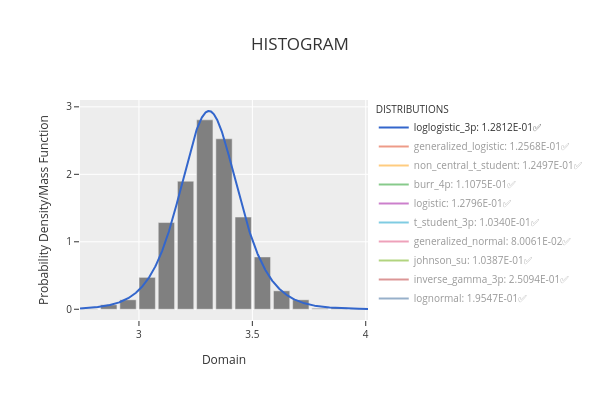

Notebook cell for this chart:
### Markdown cell above
**Plot histogram and compare with N distributions**

### Code cell
phi.plot_histogram_distributions()

### Figure 1 — Plotly figure (JSON) as saved in the notebook; plotly's stock layout.template omitted (floating-point values rounded to 4 significant figures; data arrays with more than 128 entries replaced by an {"elided": "..."} marker saying what was removed)
{"data": [{"marker": {"color": "rgba(128,128,128,1)"}, "name": "Data", "showlegend": false, "type": "bar", "x": [2.782, 2.867, 2.952, 3.036, 3.121, 3.206, 3.29, 3.375, 3.46, 3.544, 3.629, 3.714, 3.798, 3.883, 3.968], "y": [0.007387, 0.06648, 0.1403, 0.4727, 1.285, 1.898, 2.807, 2.526, 1.367, 0.7756, 0.2733, 0.1403, 0.01477, 0.02216, 0.01477]}, {"line": {"color": "#3366CC", "width": 2}, "mode": "lines", "name": "loglogistic_3p: 1.2812E-01✅", "type": "scatter", "visible": true, "x": {"elided": "1000 float values"}, "y": {"elided": "1000 float values"}}, {"line": {"color": "#DC3912", "width": 2}, "mode": "lines", "name": "generalized_logistic: 1.2568E-01✅", "type": "scatter", "visible": "legendonly", "x": {"elided": "1000 float values"}, "y": {"elided": "1000 float values"}}, {"line": {"color": "#FF9900", "width": 2}, "mode": "lines", "name": "non_central_t_student: 1.2497E-01✅", "type": "scatter", "visible": "legendonly", "x": {"elided": "1000 float values"}, "y": {"elided": "1000 float values"}}, {"line": {"color": "#109618", "width": 2}, "mode": "lines", "name": "burr_4p: 1.1075E-01✅", "type": "scatter", "visible": "legendonly", "x": {"elided": "1000 float values"}, "y": {"elided": "1000 float values"}}, {"line": {"color": "#990099", "width": 2}, "mode": "lines", "name": "logistic: 1.2796E-01✅", "type": "scatter", "visible": "legendonly", "x": {"elided": "1000 float values"}, "y": {"elided": "1000 float values"}}, {"line": {"color": "#0099C6", "width": 2}, "mode": "lines", "name": "t_student_3p: 1.0340E-01✅", "type": "scatter", "visible": "legendonly", "x": {"elided": "1000 float values"}, "y": {"elided": "1000 float values"}}, {"line": {"color": "#DD4477", "width": 2}, "mode": "lines", "name": "generalized_normal: 8.0061E-02✅", "type": "scatter", "visible": "legendonly", "x": {"elided": "1000 float values"}, "y": {"elided": "1000 float values"}}, {"line": {"color": "#66AA00", "width": 2}, "mode": "lines", "name": "johnson_su: 1.0387E-01✅", "type": "scatter", "visible": "legendonly", "x": {"elided": "1000 float values"}, "y": {"elided": "1000 float values"}}, {"line": {"color": "#B82E2E", "width": 2}, "mode": "lines", "name": "inverse_gamma_3p: 2.5094E-01✅", "type": "scatter", "visible": "legendonly", "x": {"elided": "1000 float values"}, "y": {"elided": "1000 float values"}}, {"line": {"color": "#316395", "width": 2}, "mode": "lines", "name": "lognormal: 1.9547E-01✅", "type": "scatter", "visible": "legendonly", "x": {"elided": "1000 float values"}, "y": {"elided": "1000 float values"}}], "layout": {"bargap": 0.15, "height": 400, "legend": {"font": {"size": 10}, "orientation": "v", "title": {"font": {"size": 10}, "text": "DISTRIBUTIONS"}, "xanchor": "left", "y": 1, "yanchor": "auto"}, "title": {"text": "HISTOGRAM"}, "width": 600, "xaxis": {"tickfont": {"size": 10}, "title": {"font": {"size": 12}, "text": "Domain"}}, "yaxis": {"tickfont": {"size": 10}, "title": {"font": {"size": 12}, "text": "Probability Density/Mass Function"}}}}
